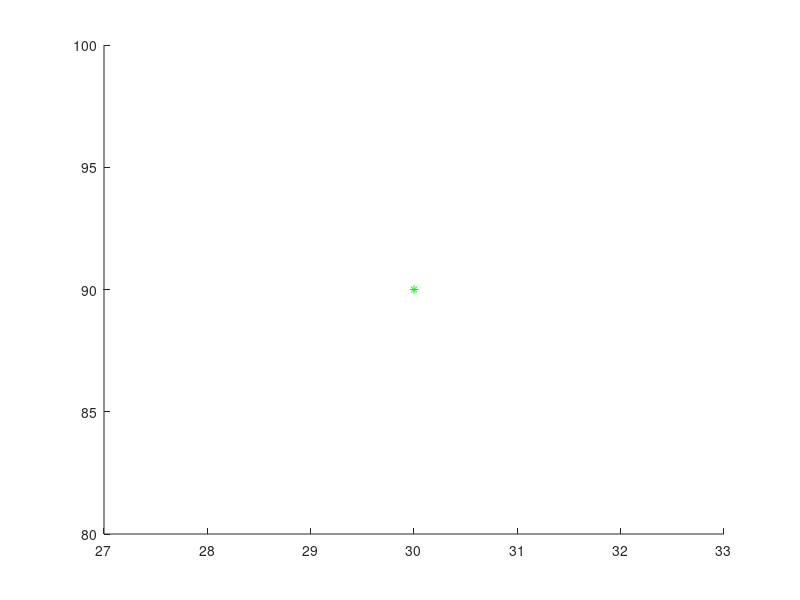

MATLAB code to generate this figure: (Note: this script raises an error after producing the figure.)

close
step=20;
step_deg=zeros(step,2);

for i= 1:step
pos_es =  [90 30 0]';
parete_attuale=1;
pitch=i*pi/180*(5)-pi/180*(50);

orient= [pi/180*(0) 0 pi/180*(25)]'; 
%orient= [pi/180*(50) pi/180*(0) pi/180*(60)]'; 
% orient= [0 0 0]'; 


hold on
plot(pos_es(2),pos_es(1),'g*')
plot(A(2),A(1),'r*')
text(A(2),A(1),' A')
plot(B(2),B(1),'g*')
text(B(2),B(1),' B')
plot(C(2),C(1),'r*')
text(C(2),C(1),' C')
plot(D(2),D(1),'r*')
text(D(2),D(1),' D')
plot([A(2) B(2)],[A(1) B(1)],'g')
plot([B(2) C(2)],[B(1) C(1)],'g')
plot([C(2) D(2)],[C(1) D(1)],'g')
plot([D(2) A(2)],[D(1) A(1)],'g')

Roll  = 0;
Pitch = 0;
Yaw   = orient(3);
R_x = [    1           0           0     ;
0       cos(Roll)   sin(Roll) ;
0      -sin(Roll)   cos(Roll)];
R_y = [cos(Pitch)      0      -sin(Pitch);
0            1           0     ;
sin(Pitch)      0      cos(Pitch)];
R_z = [cos(Yaw)     sin(Yaw)       0     ;
-sin(Yaw)    cos(Yaw)       0     ;
0            0           1    ];
J = (R_z'*R_y')*R_x';
% v_pos= J*[1 0 0]';          
%versore della retta lungo l'asse x (in body) in NED,
%cioè la direzione di riferimento di prua del veicolo     
v_pos= J*[plane_AB(1) plane_AB(2) 0]';

%selezione della parete di pattugliamento
switch parete_attuale                      
    case 1
        %% Piano di pattugliamento AB
        versore_plane_NED = [plane_AB(1) plane_AB(2) 0]';    %versore normale al piano
        versore_plane_NED = versore_plane_NED/norm(versore_plane_NED);

        %calcolo distanza e intersezione lungo la normale al piano
        t_ = -(pos_es(1)+plane_AB(2)*pos_es(2)+plane_AB(4))/(plane_AB(2)*versore_plane_NED(2)+versore_plane_NED(1));
        inter_perp=zeros(3,1);
        inter_perp(1) = pos_es(1) + versore_plane_NED(1)*t_;
        inter_perp(2) = pos_es(2) + versore_plane_NED(2)*t_;
        inter_perp(3) = pos_es(3) + versore_plane_NED(3)*t_;
        t_dist=t_;
%         plot([pos_es(2) inter_perp(2)],[pos_es(1) inter_perp(1)],'r--')
%         plot(inter_perp(2),inter_perp(1),'b*')

        %calcolo distanza e intersezione lungo la direzione di prua
        t_ = -(pos_es(1)+plane_AB(2)*pos_es(2)+plane_AB(4))/(plane_AB(2)*v_pos(2)+v_pos(1));
        inter_prua=zeros(3,1);
        inter_prua(1) = pos_es(1) + v_pos(1)*t_;
        inter_prua(2) = pos_es(2) + v_pos(2)*t_;
        inter_prua(3) = pos_es(3) + v_pos(3)*t_;
        
         plot([pos_es(2) inter_prua(2)],[pos_es(1) inter_prua(1)],'r')
         plot(inter_prua(2),inter_prua(1),'b*')

        coef = plane_AB;
        coef(4)=[];
        orient_parete = rad2deg(asin(abs(coef*v_pos)/(norm(coef)*norm(v_pos))));
        %se orient_parete è positiva, allora ci troviamo tra - 90 e + 90 rispetto alla normale della parete 
        if t_ > 0              
            if inter_prua(1) > inter_perp(1) && inter_prua(2) < inter_perp(2)
                orient_parete = orient_parete - 90;
            else
                orient_parete = -(orient_parete - 90);
            end
        else
            if inter_prua(1) > inter_perp(1) && inter_prua(2) < inter_perp(2)
                orient_parete = (orient_parete + 90);
            else
                orient_parete = -(orient_parete + 90);
            end
        end
        
%         text(pos_es(2)-5,pos_es(1)-5,num2str(orient_parete))
%         text(pos_es(2)+1,pos_es(1)-5,'°')
        text(pos_es(2)-5,pos_es(1)-5,num2str(t_dist))
        text(pos_es(2)+11,pos_es(1)-5,'m')

    
    case 2
        %% Piano di pattugliamento BC
      	versore_plane_NED = [plane_BC(1) plane_BC(2) 0]';    %versore normale al piano
        versore_plane_NED = versore_plane_NED/norm(versore_plane_NED);

        %calcolo distanza e intersezione lungo la normale al piano
        t_ = -(pos_es(1)+plane_BC(2)*pos_es(2)+plane_BC(4))/(plane_BC(2)*versore_plane_NED(2)+versore_plane_NED(1));
        inter_perp=zeros(3,1);
        inter_perp(1) = pos_es(1) + versore_plane_NED(1)*t_;
        inter_perp(2) = pos_es(2) + versore_plane_NED(2)*t_;
        inter_perp(3) = pos_es(3) + versore_plane_NED(3)*t_;
        
        plot([pos_es(2) inter_perp(2)],[pos_es(1) inter_perp(1)],'r--')
        plot(inter_perp(2),inter_perp(1),'b*')

        %calcolo distanza e intersezione lungo la direzione di prua
        t_ = -(pos_es(1)+plane_BC(2)*pos_es(2)+plane_BC(4))/(plane_BC(2)*v_pos(2)+v_pos(1));
        inter_prua=zeros(3,1);
        inter_prua(1) = pos_es(1) + v_pos(1)*t_;
        inter_prua(2) = pos_es(2) + v_pos(2)*t_;
        inter_prua(3) = pos_es(3) + v_pos(3)*t_;
        
        plot([pos_es(2) inter_prua(2)],[pos_es(1) inter_prua(1)],'r')
        plot(inter_prua(2),inter_prua(1),'b*')

        coef = plane_BC;
        coef(4)=[];
        v_pos=-v_pos;
        orient_parete = rad2deg(asin(abs(coef*v_pos)/(norm(coef)*norm(v_pos))));
        %se orient_parete è positiva, allora ci troviamo tra - 90 e + 90 rispetto alla normale della parete 
        if t_ > 0              
            if inter_prua(1) > inter_perp(1) && inter_prua(2) > inter_perp(2)
                orient_parete = orient_parete - 90;
            else
                orient_parete = -(orient_parete - 90);
            end
        else
            if inter_prua(1) > inter_perp(1) && inter_prua(2) > inter_perp(2)
                orient_parete = orient_parete + 90;
            else
                orient_parete = -(orient_parete + 90);
            end
        end
        
        text(pos_es(2)-5,pos_es(1)-5,num2str(orient_parete))
        text(pos_es(2)+1,pos_es(1)-5,'°')
    case 3
        %% Piano di pattugliamento CD
      	versore_plane_NED = [plane_CD(1) plane_CD(2) 0]';    %versore normale al piano
        versore_plane_NED = versore_plane_NED/norm(versore_plane_NED);

        %calcolo distanza e intersezione lungo la normale al piano
        t_ = -(pos_es(1)+plane_CD(2)*pos_es(2)+plane_CD(4))/(plane_CD(2)*versore_plane_NED(2)+versore_plane_NED(1));
        inter_perp=zeros(3,1);
        inter_perp(1) = pos_es(1) + versore_plane_NED(1)*t_;
        inter_perp(2) = pos_es(2) + versore_plane_NED(2)*t_;
        inter_perp(3) = pos_es(3) + versore_plane_NED(3)*t_;
        
        plot([pos_es(2) inter_perp(2)],[pos_es(1) inter_perp(1)],'r--')
        plot(inter_perp(2),inter_perp(1),'b*')

        %calcolo distanza e intersezione lungo la direzione di prua
        t_ = -(pos_es(1)+plane_CD(2)*pos_es(2)+plane_CD(4))/(plane_CD(2)*v_pos(2)+v_pos(1));
        inter_prua=zeros(3,1);
        inter_prua(1) = pos_es(1) + v_pos(1)*t_;
        inter_prua(2) = pos_es(2) + v_pos(2)*t_;
        inter_prua(3) = pos_es(3) + v_pos(3)*t_;
        
        plot([pos_es(2) inter_prua(2)],[pos_es(1) inter_prua(1)],'r')
        plot(inter_prua(2),inter_prua(1),'b*')

        coef = plane_CD;
        coef(4)=[];
         v_pos=-v_pos;
        orient_parete = rad2deg(asin(abs(coef*v_pos)/(norm(coef)*norm(v_pos))));
        %se orient_parete è positiva, allora ci troviamo tra - 90 e + 90 rispetto alla normale della parete 
        if t_ > 0              
            if inter_prua(1) > inter_perp(1) && inter_prua(2) < inter_perp(2)
                orient_parete = -orient_parete + 90;
            else
                orient_parete = orient_parete - 90;
            end
        else
             if inter_prua(1) > inter_perp(1) && inter_prua(2) < inter_perp(2)
                orient_parete = -orient_parete - 90;
            else
                orient_parete = orient_parete + 90;
            end
        end
        
        text(pos_es(2)-5,pos_es(1)-5,num2str(orient_parete))
    case 4
        %% Piano di pattugliamento DA
      	versore_plane_NED = [plane_DA(1) plane_DA(2) 0]';    %versore normale al piano
        versore_plane_NED = versore_plane_NED/norm(versore_plane_NED);

        %calcolo distanza e intersezione lungo la normale al piano
        t_ = -(pos_es(1)+plane_DA(2)*pos_es(2)+plane_DA(4))/(plane_DA(2)*versore_plane_NED(2)+versore_plane_NED(1));
        inter_perp=zeros(3,1);
        inter_perp(1) = pos_es(1) + versore_plane_NED(1)*t_;
        inter_perp(2) = pos_es(2) + versore_plane_NED(2)*t_;
        inter_perp(3) = pos_es(3) + versore_plane_NED(3)*t_;
        
        plot([pos_es(2) inter_perp(2)],[pos_es(1) inter_perp(1)],'r--')
        plot(inter_perp(2),inter_perp(1),'b*')

        %calcolo distanza e intersezione lungo la direzione di prua
        t_ = -(pos_es(1)+plane_DA(2)*pos_es(2)+plane_DA(4))/(plane_DA(2)*v_pos(2)+v_pos(1));
        inter_prua=zeros(3,1);
        inter_prua(1) = pos_es(1) + v_pos(1)*t_;
        inter_prua(2) = pos_es(2) + v_pos(2)*t_;
        inter_prua(3) = pos_es(3) + v_pos(3)*t_;
        
        plot([pos_es(2) inter_prua(2)],[pos_es(1) inter_prua(1)],'r')
        plot(inter_prua(2),inter_prua(1),'b*')

        coef = plane_DA;
        coef(4)=[];
        orient_parete = rad2deg(asin(abs(coef*v_pos)/(norm(coef)*norm(v_pos))));
        %se orient_parete è positiva, allora ci troviamo tra - 90 e + 90 rispetto alla normale della parete 
        if t_ > 0              
            if inter_prua(1) < inter_perp(1) && inter_prua(2) < inter_perp(2)
                orient_parete = orient_parete - 90;
            else
                orient_parete = -orient_parete + 90;
            end
        else
            if inter_prua(1) < inter_perp(1) && inter_prua(2) < inter_perp(2)
                orient_parete = orient_parete + 90;
            else
                orient_parete = -orient_parete - 90;
            end
        end
        
        text(pos_es(2)-5,pos_es(1)-5,num2str(orient_parete))
    otherwise
        %%
       coef=[0 0 0 0];
       disp('errore nella scelta del piano')
end
step_deg(i,1)=i*5-50;
step_deg(i,2)=orient_parete+38.2036;
end
step_deg

hold off